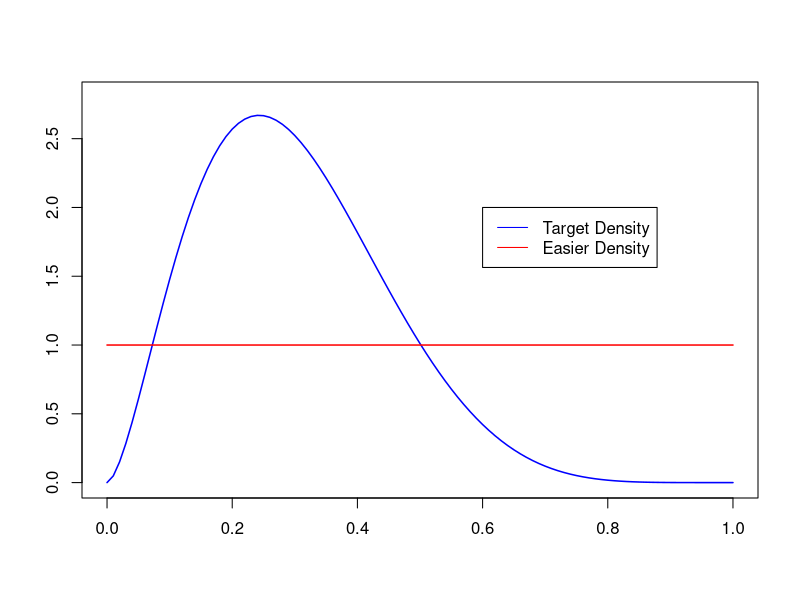
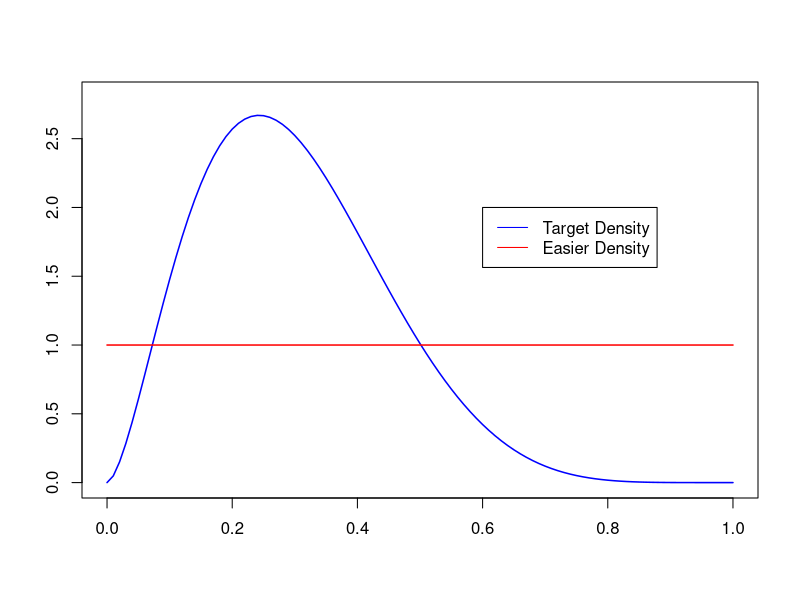
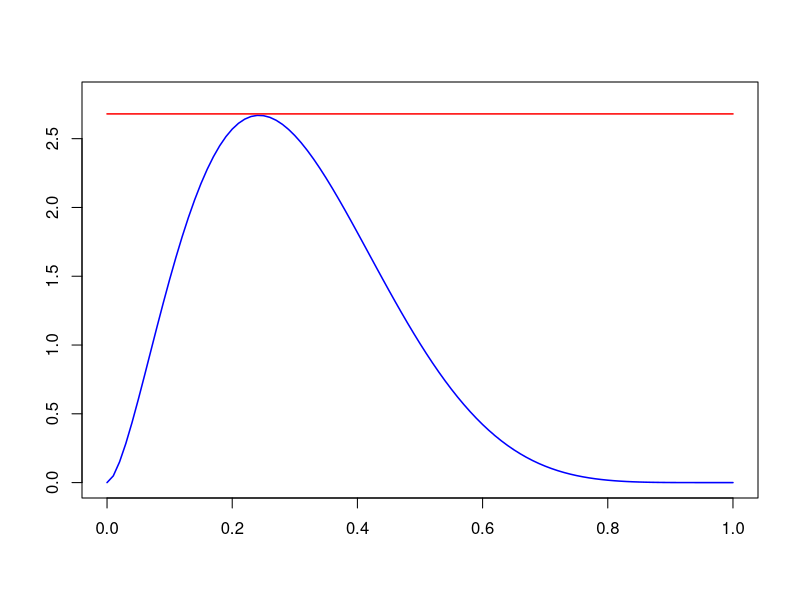
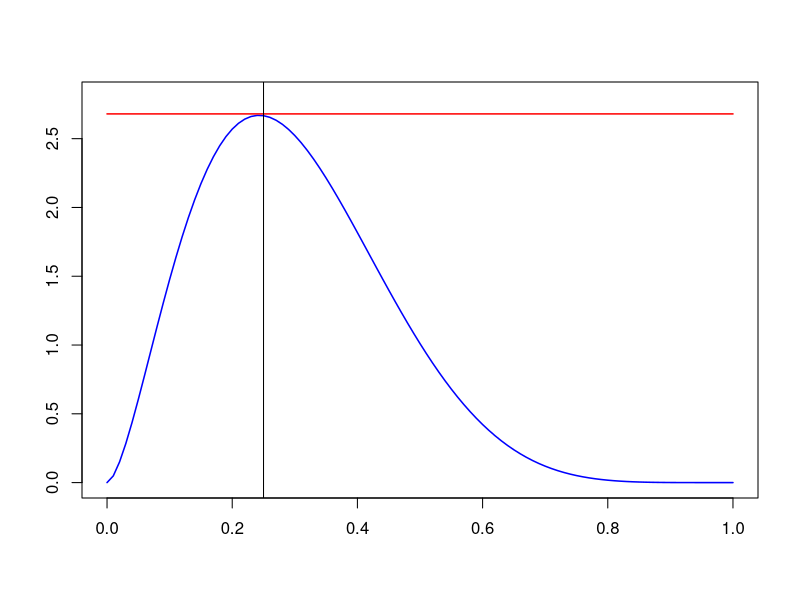
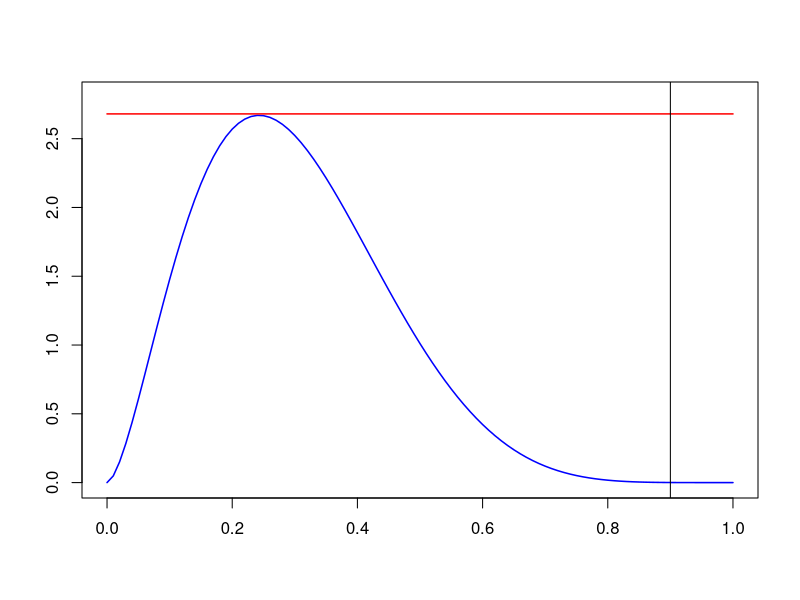
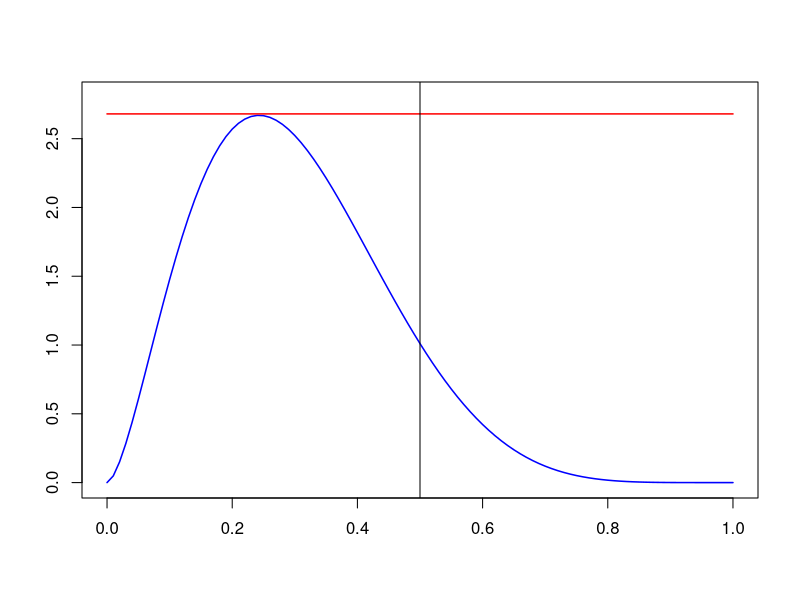
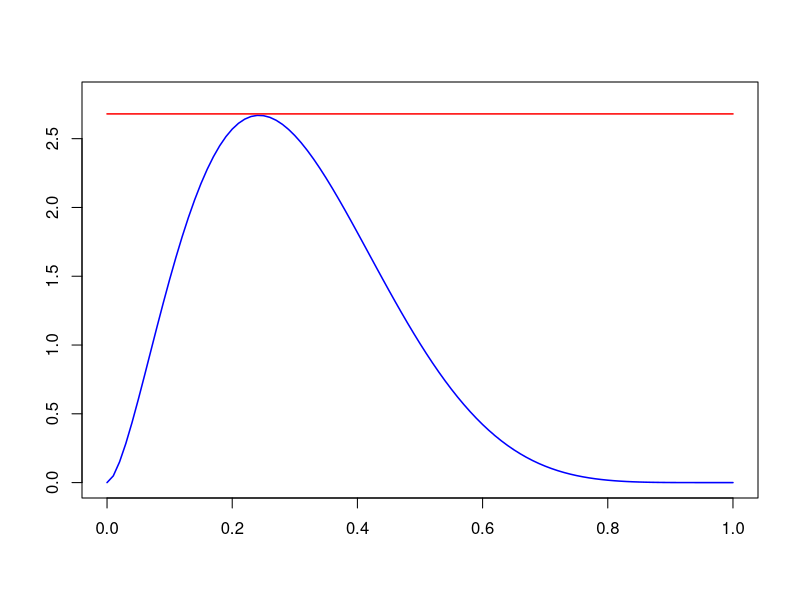

Generate these figures, in order, with R:
## ---- chunk 1
gridpts <- seq(0, 1, 0.01)
x <- dbeta(gridpts, 2.7, 6.3)
y <- dunif(gridpts)
c = 2.68
plot(gridpts,x,xlim=c(0,1),ylim=c(0,2.8),type="l",col="blue",main="",xlab="",ylab="",
     lwd=1.5)
lines(gridpts,y,col="red", lwd=1.5)
legend(.6,2,c("Target Density","Easier Density"),lty=c(1,1),col=c("blue","red"))
## ---- chunk 2
gridpts <- seq(0, 1, 0.01)
x <- dbeta(gridpts, 2.7, 6.3)
y <- dunif(gridpts)
c = 2.68
plot(gridpts,x,xlim=c(0,1),ylim=c(0,2.8),type="l",col="blue",main="",xlab="",ylab="",
     lwd=1.5)
lines(gridpts,y,col="red", lwd=1.5)
legend(.6,2,c("Target Density","Easier Density"),lty=c(1,1),col=c("blue","red"))
## ---- chunk 3
gridpts <- seq(0, 1, 0.01)
x <- dbeta(gridpts, 2.7, 6.3)
y <- dunif(gridpts)
c = 2.68
plot(gridpts,x,xlim=c(0,1),ylim=c(0,2.8),type="l",col="blue",main="",xlab="",ylab="",
     lwd=1.5)
lines(gridpts,c*y,col="red", lwd=1.5)
#legend(.55,2,c("Target density, f(t)","c * g(t)"),lty=c(1,1),col=c("blue","red"))
## ---- chunk 4
gridpts <- seq(0, 1, 0.01)
x <- dbeta(gridpts, 2.7, 6.3)
y <- dunif(gridpts)
c = 2.68
plot(gridpts,x,xlim=c(0,1),ylim=c(0,2.8),type="l",col="blue",main="",xlab="",ylab="",
     lwd=1.5)
lines(gridpts,c*y,col="red", lwd=1.5)
abline(v=0.25)
#legend(.6,2,c("Target density, f(t)","c * g(t)"),lty=c(1,1),col=c("blue","red"))
## ---- chunk 5
gridpts <- seq(0, 1, 0.01)
x <- dbeta(gridpts, 2.7, 6.3)
y <- dunif(gridpts)
c = 2.68
plot(gridpts,x,xlim=c(0,1),ylim=c(0,2.8),type="l",col="blue",main="",xlab="",ylab="",
     lwd=1.5)
lines(gridpts,c*y,col="red", lwd=1.5)
abline(v=0.9)
#legend(.6,2,c("Target density, f(t)","c * g(t)"),lty=c(1,1),col=c("blue","red"))
## ---- chunk 6
gridpts <- seq(0, 1, 0.01)
x <- dbeta(gridpts, 2.7, 6.3)
y <- dunif(gridpts)
c = 2.68
plot(gridpts,x,xlim=c(0,1),ylim=c(0,2.8),type="l",col="blue",main="",xlab="",ylab="",
     lwd=1.5)
lines(gridpts,c*y,col="red", lwd=1.5)
abline(v=0.5)
#legend(.6,2,c("Target density, f(t)","c * g(t)"),lty=c(1,1),col=c("blue","red"))
## ---- chunk 7
gridpts <- seq(0, 1, 0.01)
x <- dbeta(gridpts, 2.7, 6.3)
y <- dunif(gridpts)
c = 2.68
plot(gridpts,x,xlim=c(0,1),ylim=c(0,2.8),type="l",col="blue",main="",xlab="",ylab="",
     lwd=1.5)
lines(gridpts,c*y,col="red", lwd=1.5)
#legend(.6,2,c("Target density, f(t)","c * g(t)"),lty=c(1,1),col=c("blue","red"))
